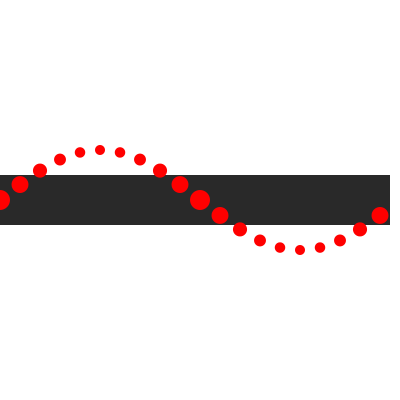
Frame 1 (no input)
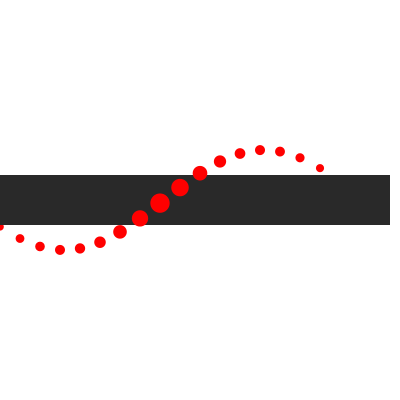
Frame 60 (the mouse pressed at the canvas centre just before this capture)
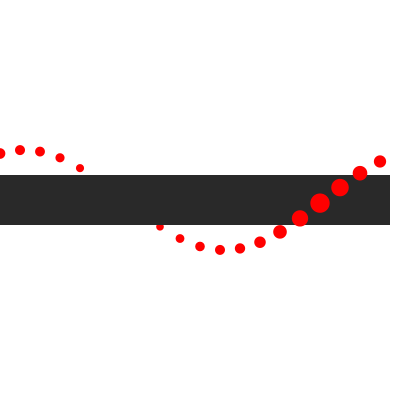
Frame 120 (the mouse held since frame 60 and released just before this capture)

The Processing sketch that drew these frames (run headless with seeded random() and noise(); from frame 60 on, the mouse is pressed at the canvas centre):

// Processing sketch: processing_158246
// ── processing_158246.pde

float wRatio = 0.8;
float wOffset = 0.1;
float hRatio = 0.2;
float amp = 50;
float px = 0, py = 0; 
float step;
float alpha = 0;
float periodFrames = 100;
float valpha = TWO_PI / periodFrames;
int pointsOnWave;
int r = 10;
int pointNumRatio = 20;
color evilgrey = #292929;
color red = #FF0000;
float rectW, rectH = 50;
boolean points[];

void setup() {
    size(400,400);
    background(255);

    stroke(0);

    pointsOnWave = width / pointNumRatio;
    rectW = pointsOnWave;
    step = (TWO_PI) / (pointsOnWave);
    fill(255,0,0);
    rectMode(CENTER);
    points = new boolean[pointsOnWave];
}

void draw() {
    background(255);
    noStroke();

    for (int i = 0; i < pointsOnWave; ++i) {
        float x = i*pointNumRatio;
        float y = height/2+amp*-sin(i*step+alpha);
        float tmp = abs(sin(i*step+alpha));
        // point(i,height/2+hRatio*(height/2)*sin(step*i));
        //line(px,py,x,y);

        float tmpR;

        // float treshold = rectW + r;
        if(points[i]) {
            tmpR = r - r*map(tmp,0,1,1,0)/2;
            fill(red);
            ellipse(x, y, tmpR, tmpR);
            fill(evilgrey);
            rect(i*rectW, width/2, rectW, rectH);   
        }
        else {
            tmpR = r + r*map(tmp,0,1,1,0);
            
            fill(evilgrey);
            rect(i*rectW, width/2, rectW, rectH);   
            fill(red);
            ellipse(x, y, tmpR, tmpR);
        }

        if(py>y) {
            points[i] = false; // descending
        }
        else {
            points[i] = true; // ascending
        }
        
        px = x;
        py = y;
    }

    alpha+=valpha;
}
